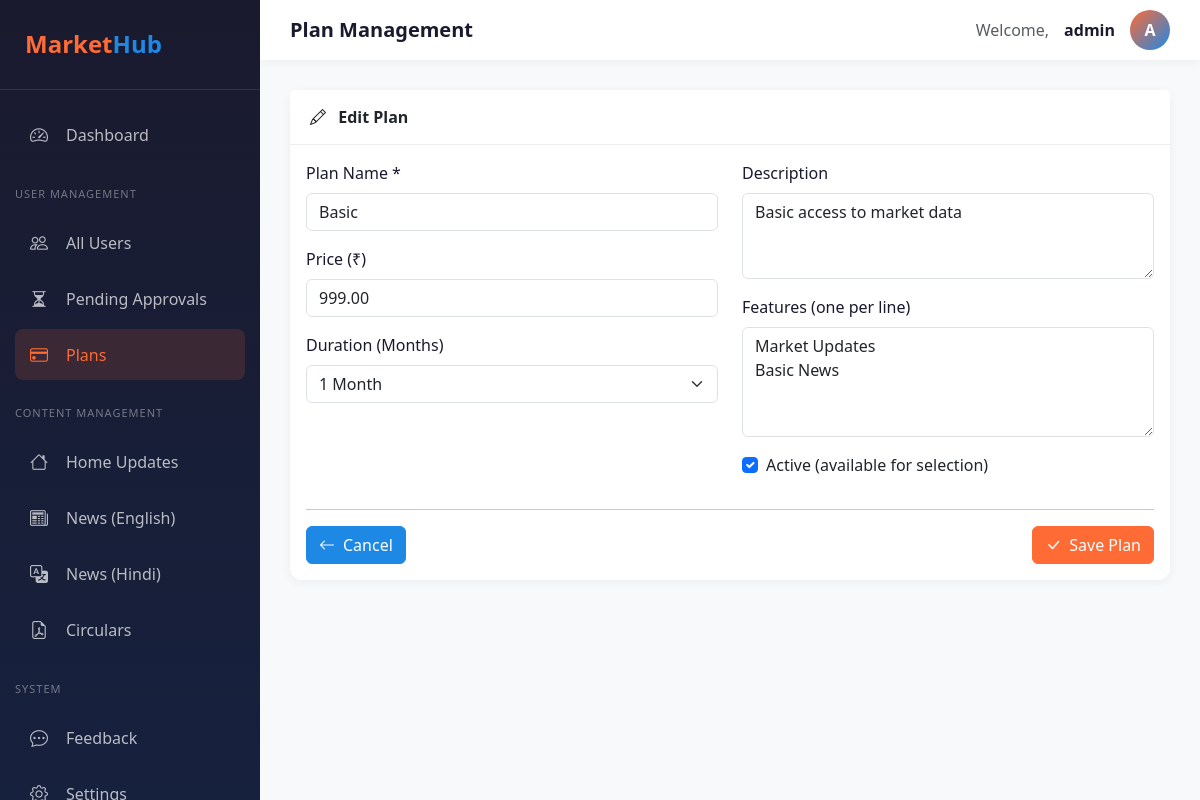
The page /pages/plans.php?action=edit&id=1 (signed in) on the database its author committed.
### tables this page shows
CREATE TABLE IF NOT EXISTS plans (
    id INT PRIMARY KEY AUTO_INCREMENT,
    name VARCHAR(100) NOT NULL,
    description TEXT,
    price DECIMAL(10,2) NOT NULL DEFAULT 0.00,
    duration_months INT DEFAULT 1,
    features JSON,
    is_active BOOLEAN DEFAULT TRUE,
    created_at TIMESTAMP DEFAULT CURRENT_TIMESTAMP,
    updated_at TIMESTAMP NULL ON UPDATE CURRENT_TIMESTAMP
);

### config/database.php (called while the page is built, shortened)
<?php
$conn = new mysqli(DB_HOST, DB_USER, DB_PASS, DB_NAME);
$conn->set_charset("utf8mb4");
function db_query($sql, $types = '', $params = []) {
    global $conn;
    $stmt = $conn->prepare($sql);
    if (!empty($types) && !empty($params)) {
        $stmt->bind_param($types, ...$params);
    }
    if (!$stmt->execute()) {
        error_log("Execute failed: " . $stmt->error);
        return false;
    }
    $result = $stmt->get_result();
    return $result !== false ? $result : true;
}
function db_fetch_one($sql, $types = '', $params = []) {
    $result = db_query($sql, $types, $params);
    if ($result && $result instanceof mysqli_result) {
        return $result->fetch_assoc();
    }
    return null;
}

### includes/functions.php (called while the page is built, shortened)
<?php
function e($string) {
    return htmlspecialchars($string ?? '', ENT_QUOTES, 'UTF-8');
}

### pages/plans.php (the view, shortened to what this page needs)
<?php
require_once 'includes/header.php';
$action = $_GET['action'] ?? 'list';
$edit_id = intval($_GET['id'] ?? 0);
$edit_item = null;
if ($action === 'edit' && $edit_id) {
    $edit_item = db_fetch_one("SELECT * FROM plans WHERE id = ?", 'i', [$edit_id]);
}
?>
<?php if ($action === 'add' || $action === 'edit'): ?>
<div class="card">
    <div class="card-header">
        <i class="bi bi-<?= $action === 'edit' ? 'pencil' : 'plus-circle' ?> me-2"></i>
        <?= $action === 'edit' ? 'Edit Plan' : 'Add Plan' ?>
    </div>
    <div class="card-body">
        <form method="POST">
            <div class="row">
                <div class="col-md-6">
                    <div class="mb-3">
                        <label class="form-label">Plan Name *</label>
                        <input type="text" name="name" class="form-control" required
                               value="<?= e($edit_item['name'] ?? '') ?>" placeholder="e.g., Basic, Pro, Premium">
                    </div>
                    <div class="mb-3">
                        <label class="form-label">Price (₹)</label>
                        <input type="number" name="price" class="form-control" step="0.01" min="0"
                               value="<?= e($edit_item['price'] ?? '0') ?>">
                    </div>
                    <div class="mb-3">
                        <label class="form-label">Duration (Months)</label>
                        <select name="duration_months" class="form-select">
                            <?php foreach ([1, 3, 6, 12] as $m): ?>
                            <option value="<?= $m ?>" <?= ($edit_item['duration_months'] ?? 1) == $m ? 'selected' : '' ?>>
                                <?= $m ?> Month<?= $m > 1 ? 's' : '' ?>
                            </option>
                            <?php endforeach; ?>
                        </select>
                    </div>
                </div>
                <div class="col-md-6">
                    <div class="mb-3">
                        <label class="form-label">Description</label>
                        <textarea name="description" class="form-control" rows="3"><?= e($edit_item['description'] ?? '') ?></textarea>
                    </div>
                    <div class="mb-3">
                        <label class="form-label">Features (one per line)</label>
                        <textarea name="features" class="form-control" rows="4" placeholder="Market Updates&#10;Price Alerts&#10;Hindi News"><?php
                            if (isset($edit_item['features'])) {
                                $features = json_decode($edit_item['features'], true);
                                echo e(implode("\n", $features ?? []));
                            }
                        ?></textarea>
                    </div>
                    <div class="form-check mb-3">
                        <input type="checkbox" name="is_active" class="form-check-input" id="is_active"
                               <?= ($edit_item['is_active'] ?? true) ? 'checked' : '' ?>>
                        <label class="form-check-label" for="is_active">Active (available for selection)</label>
                    </div>
                </div>
            </div>
            <hr>
            <div class="d-flex justify-content-between">
                <a href="plans.php" class="btn btn-secondary"><i class="bi bi-arrow-left me-2"></i>Cancel</a>
                <button type="submit" class="btn btn-primary"><i class="bi bi-check-lg me-2"></i>Save Plan</button>
            </div>
        </form>
    </div>
</div>
<?php endif; ?>
<?php require_once 'includes/footer.php'; ?>

### assets/css/style.css (style rules this page uses)
:root { --primary-orange: #FF6B35; --primary-orange-dark: #E55A28; --secondary-blue: #1E88E5; --secondary-blue-dark: #1565C0; --bg-dark: #1A1A2E; --bg-light: #F8F9FA; --card-bg: #FFFFFF; --text-primary: #1A1A2E; --text-secondary: #6C757D; --success: #4CAF50; --warning: #FFC107; --danger: #F44336; --sidebar-width: 260px; --navbar-height: 60px; }
body { font-family: 'Segoe UI', Tahoma, Geneva, Verdana, sans-serif; background-color: var(--bg-light); color: var(--text-primary); }
a { text-decoration: none; color: var(--primary-orange); }
.card { border: none; border-radius: 12px; box-shadow: 0 2px 12px rgba(0, 0, 0, 0.05); }
.card-header { background: var(--card-bg); border-bottom: 1px solid #eee; padding: 15px 20px; font-weight: 600; }
.btn-primary { background: var(--primary-orange); border-color: var(--primary-orange); }
.btn-secondary { background: var(--secondary-blue); border-color: var(--secondary-blue); }
.form-label { font-weight: 500; color: var(--text-primary); }

### rows shown on the page
plans: name "Basic", price "999.00", duration_months "1 Month", description "Basic access to market data", features "Market Updates Basic News", is_active "☑"

### other values the page prints
$page_title "Plan Management"
current_admin_username() "admin"
substr(current_admin_username(), 0, 1) "A"
